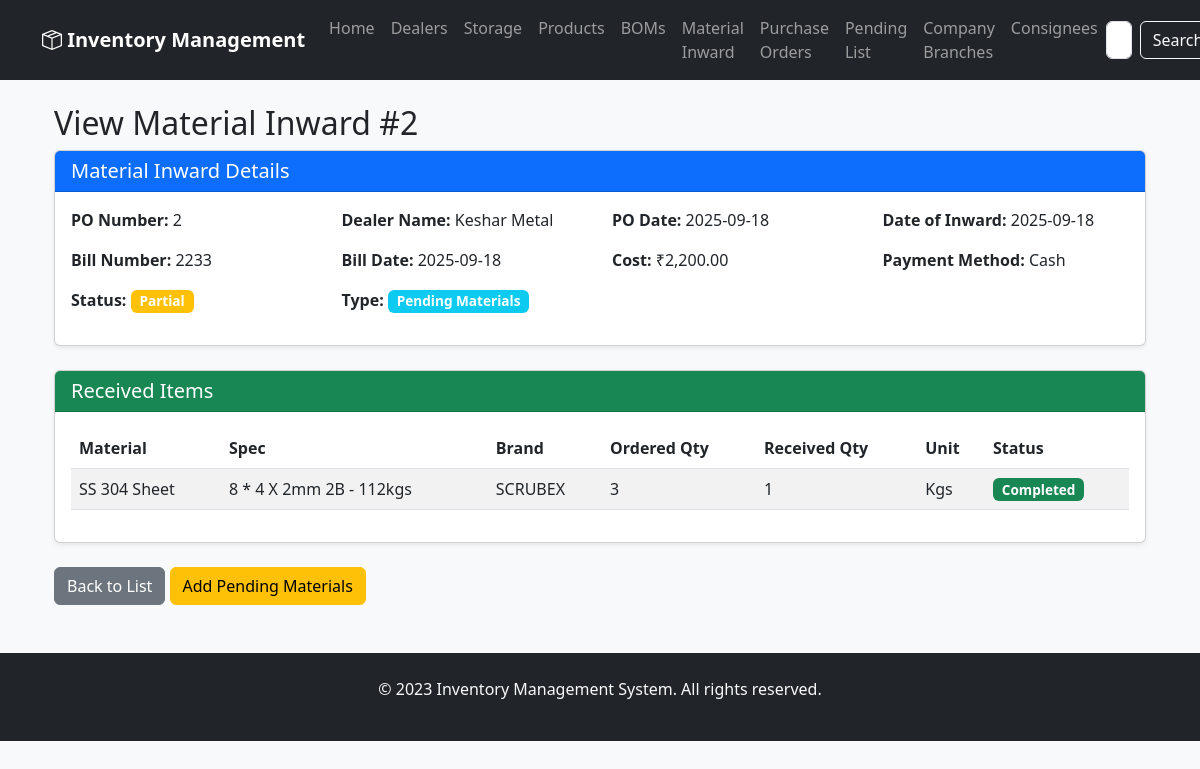
The page /material_inward/2 on the database its author committed.
### app/models.py (models this page shows)
class MaterialInward(Base):
    __tablename__ = 'material_inward'
    id = Column(Integer, primary_key=True)
    po_no = Column(Integer, ForeignKey('purchase_order.po_no'))
    dealer_name = Column(String(128))
    po_date = Column(Date)
    date_of_inward = Column(Date, default=date.today)
    bill_no = Column(String(64))
    bill_date = Column(Date)
    cost = Column(Float)
    payment_method = Column(String(64))
    status = Column(String(20), default='partial')  # partial, completed
    is_pending_inward = Column(Boolean, default=False)  # Flag for pending material inwards
    items = relationship('MaterialInwardItem', back_populates='material_inward')
    pending_materials_list = relationship('PendingMaterial', back_populates='material_inward')
    resolution_history = relationship('PendingMaterialResolution', back_populates='material_inward')
    purchase_order = relationship('PurchaseOrder')

class MaterialInwardItem(Base):
    __tablename__ = 'material_inward_items'
    id = Column(Integer, primary_key=True)
    material_inward_id = Column(Integer, ForeignKey('material_inward.id'))
    po_item_id = Column(Integer, ForeignKey('purchase_order_item.id'))
    material_name = Column(String(256))
    spec = Column(String(256))
    brand = Column(String(128))
    ordered_quantity = Column(Integer)
    quantity_received = Column(Integer, default=0)
    unit = Column(String(50))
    status = Column(String(20), default='pending')  # pending, partial, completed
    material_inward = relationship('MaterialInward', back_populates='items')
    po_item = relationship('PurchaseOrderItem')

### app/routers/material_inward.py (the view)
@router.get("/{inward_id}", response_class=HTMLResponse)
async def view_material_inward(request: Request, inward_id: int, db: Session = Depends(get_db)):
    inward = db.query(models.MaterialInward).options(
        joinedload(models.MaterialInward.items),
        joinedload(models.MaterialInward.purchase_order)
    ).filter(models.MaterialInward.id == inward_id).first()
    if not inward:
        return templates.TemplateResponse("error.html", {
            "request": request, "status_code": 404, "detail": "Material inward not found"
        })
    pending_materials = db.query(models.PendingMaterial).options(
        joinedload(models.PendingMaterial.po_item)
    ).filter(
        models.PendingMaterial.po_no == inward.po_no,
        models.PendingMaterial.status.in_(['pending', 'partially_resolved'])
    ).all()
    return templates.TemplateResponse("view_material_inward_enhanced.html", {
        "request": request,
        "inward": inward,
        "pending_materials": pending_materials
    })

### app/templates/view_material_inward_enhanced.html (shortened to what this page needs)
{% extends "base.html" %}
{% block content %}
<div class="container mt-4">
    <h2>View Material Inward #{{ inward.id }}</h2>
    <div class="card mb-4">
        <div class="card-header bg-primary text-white">
            <h5 class="mb-0">Material Inward Details</h5>
        </div>
        <div class="card-body">
            <div class="row mb-3">
                <div class="col-md-3">
                    <strong>PO Number:</strong> {{ inward.po_no }}
                </div>
                <div class="col-md-3">
                    <strong>Dealer Name:</strong> {{ inward.dealer_name }}
                </div>
                <div class="col-md-3">
                    <strong>PO Date:</strong> {{ inward.po_date.strftime('%Y-%m-%d') if inward.po_date }}
                </div>
                <div class="col-md-3">
                    <strong>Date of Inward:</strong> {{ inward.date_of_inward.strftime('%Y-%m-%d') if inward.date_of_inward }}
                </div>
            </div>
            <div class="row mb-3">
                <div class="col-md-3">
                    <strong>Bill Number:</strong> {{ inward.bill_no or 'N/A' }}
                </div>
                <div class="col-md-3">
                    <strong>Bill Date:</strong> {{ inward.bill_date.strftime('%Y-%m-%d') if inward.bill_date }}
                </div>
                <div class="col-md-3">
                    <strong>Cost:</strong> {{ inward.cost | currency }}
                </div>
                <div class="col-md-3">
                    <strong>Payment Method:</strong> {{ inward.payment_method }}
                </div>
            </div>
            <div class="row mb-3">
                <div class="col-md-3">
                    <strong>Status:</strong>
                    <span class="badge bg-{% if inward.status == 'completed' %}success{% else %}warning{% endif %}">
                        {{ inward.status | title }}
                    </span>
                </div>
                <div class="col-md-3">
                    <strong>Type:</strong>
                    <span class="badge bg-{% if inward.is_pending_inward %}info{% else %}primary{% endif %}">
                        {{ "Pending Materials" if inward.is_pending_inward else "Initial Inward" }}
                    </span>
                </div>
            </div>
        </div>
    </div>
    <div class="card mb-4">
        <div class="card-header bg-success text-white">
            <h5 class="mb-0">Received Items</h5>
        </div>
        <div class="card-body">
            <div class="table-responsive">
                <table class="table table-striped">
                    <thead>
                        <tr>
                            <th>Material</th>
                            <th>Spec</th>
                            <th>Brand</th>
                            <th>Ordered Qty</th>
                            <th>Received Qty</th>
                            <th>Unit</th>
                            <th>Status</th>
                        </tr>
                    </thead>
                    <tbody>
                        {% for item in inward.items %}
                        <tr>
                            <td>{{ item.material_name }}</td>
                            <td>{{ item.spec or 'N/A' }}</td>
                            <td>{{ item.brand or 'N/A' }}</td>
                            <td>{{ item.ordered_quantity }}</td>
                            <td>{{ item.quantity_received }}</td>
                            <td>{{ item.unit }}</td>
                            <td>
                                <span class="badge bg-{% if item.status == 'completed' %}success{% else %}warning{% endif %}">
                                    {{ item.status | title }}
                                </span>
                            </td>
                        </tr>
                        {% else %}
                        <tr>
                            <td colspan="7" class="text-center">No items received yet</td>
                        </tr>
                        {% endfor %}
                    </tbody>
                </table>
            </div>
        </div>
    </div>
    <div class="mb-4">
        <a href="/material_inward" class="btn btn-secondary">Back to List</a>
        {% if inward.status != 'completed' %}
        <a href="/material_inward/{{ inward.id }}/add_pending" class="btn btn-warning">Add Pending Materials</a>
        {% endif %}
    </div>
</div>
{% endblock %}

### app/static/css/style.css (style rules this page uses)
body { background-color: #f8f9fa; }
.card { box-shadow: 0 0.125rem 0.25rem rgba(0, 0, 0, 0.075); transition: box-shadow 0.15s ease-in-out; }
.badge { font-size: 0.85em; }

### rows shown on the page
MaterialInward: id "2", po_no "2", dealer_name "Keshar Metal", po_date "2025-09-18", date_of_inward "2025-09-18", bill_no "2233", bill_date "2025-09-18", cost "₹2,200.00", payment_method "Cash", status "Partial", is_pending_inward "Pending Materials"
MaterialInwardItem: material_name "SS 304 Sheet", spec "8 * 4 X 2mm 2B - 112kgs", brand "SCRUBEX", ordered_quantity "3", quantity_received "1", unit "Kgs", status "Completed"
